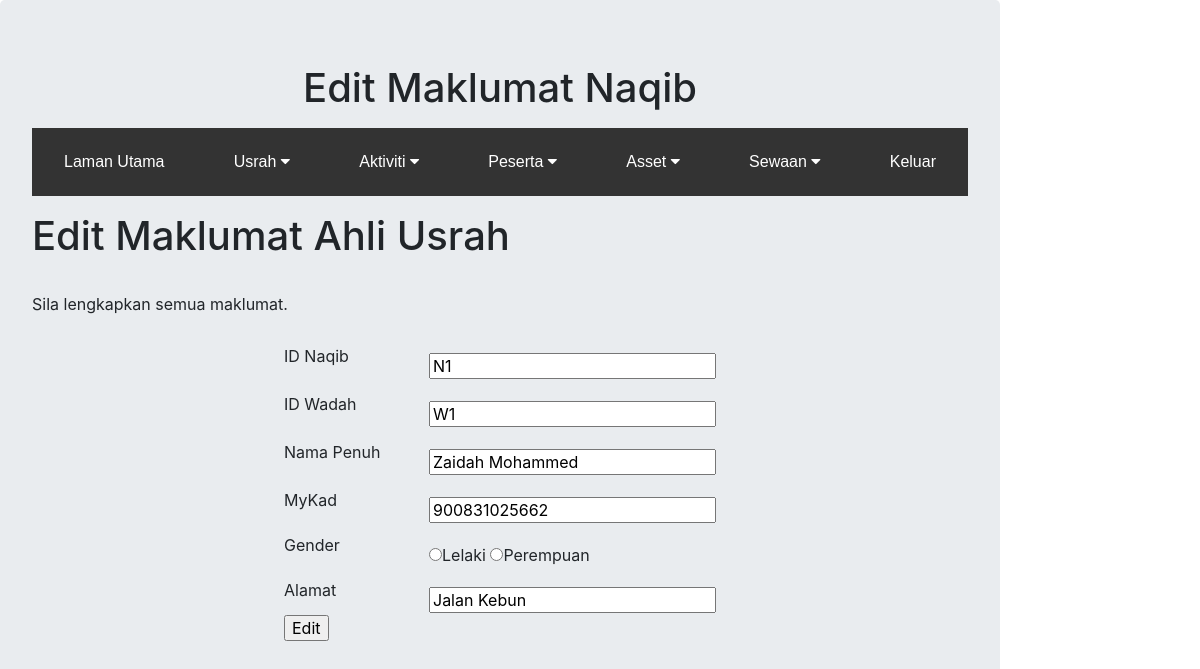
Page /editnaqib.php?naqib_id=N1 on the committed database.
### tables this page shows
CREATE TABLE `naqib` (
  `naqib_id` varchar(50) NOT NULL,
  `idWadah` varchar(50) NOT NULL,
  `naqib_name` varchar(50) NOT NULL,
  `IC_number` varchar(14) DEFAULT NULL,
  `gender` varchar(10) NOT NULL,
  `naqib_address` varchar(50) NOT NULL
);

### editnaqib.php (the view, shortened to what this page needs)
<head>
<link rel="stylesheet" type="text/css" href="https://maxcdn.bootstrapcdn.com/bootstrap/4.0.0/css/bootstrap.min.css">
</head>
<body>
	<div class="jumbotron">
		<center><h1>Edit Maklumat Naqib</h1></center>
		<p><?php include ("dropdown.php");?></p>
<?php
		if (isset($_GET['naqib_id']))
			$naqib_id = $_GET['naqib_id'];
		else
			$naqib_id = 0;
		include 'dbconnect.php';
		$query = "SELECT naqib_id, idwadah, naqib_name, IC_number, gender, naqib_address
		FROM naqib where naqib_id = '$naqib_id'";
		$result = mysqli_query($conn,$query) or die('SQL error');
		$row = mysqli_fetch_array($result, MYSQLI_ASSOC);
?>
		<H1>Edit Maklumat Ahli Usrah</H1><br>
        <p>Sila lengkapkan semua maklumat.</p>
        <form action="<?php echo $_SERVER['PHP_SELF']?>?naqib_id=<?php print $naqib_id?>" method="post"><table align="center">
       <tr><td width="145"><span class="style2"></span>ID Naqib</td>
        <td width="163"><br><input name="naqib_id" type="text" value="<?php echo $row['naqib_id']; ?>" onChange="showCat1(this.value)" onKeyUp="char(this)" size="23" maxlength="15" placeholder="eg : N1" required /></td>
         </tr>
        <tr><td>ID Wadah</td>
        <td><br><input name="idwadah" value="<?php echo $row['idwadah']; ?>" type="text" onKeyUp="char(this)" size="23" maxlength="12" placeholder="eg : W1" required/></td>
        </tr>
       <tr>
       <td>Nama Penuh</td>
        <td><br> <input name="naqib_name" value="<?php echo $row['naqib_name']; ?>" type="text" size="23" required/></td>
        </tr>
        <tr>
       <td>MyKad</td>
        <td><br><input name="IC_number" value="<?php echo $row['IC_number']; ?>" type="text" size="23" required/></td>
        </tr>
       <tr>
       <td>Gender</td>
        <td><br> 		<input type="radio" name="gender" value="<?php print $gender?>">Lelaki
		<input type="radio" name="gender" value="<?php print $gender?>">Perempuan  </td>
        </tr>
        <tr>
       <td>Alamat</td>
        <td><br><input name="naqib_address" value="<?php echo $row['naqib_address']; ?>" type="text" size="23" required/></td>
        </tr>
        <td colspan="5">
        <label>
          <div align="right">
            <input type="submit" name="edit" value="Edit";/>
          </div>
        </label></td>
			</tr></table></form>
</body>

### editnaqib.php (style rules this page uses)
body { background-repeat: no-repeat; background-position: right top; margin-right: 200px; background-attachment: fixed; }

### rows in the picture
naqib: naqib_id "N1", idwadah "W1", naqib_name "Zaidah Mohammed", IC_number "900831025662", naqib_address "Jalan Kebun"
